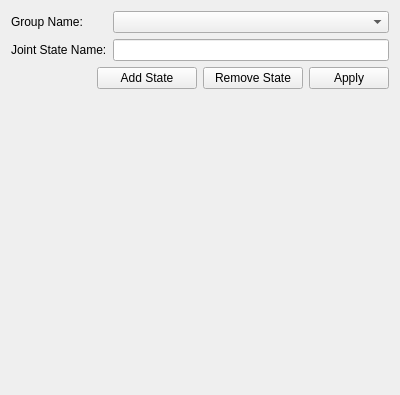
<?xml version="1.0" encoding="UTF-8"?>
<ui version="4.0">
 <class>GroupJointStatesEditorWidget</class>
 <widget class="QWidget" name="GroupJointStatesEditorWidget">
  <property name="geometry">
   <rect>
    <x>0</x>
    <y>0</y>
    <width>400</width>
    <height>395</height>
   </rect>
  </property>
  <property name="sizePolicy">
   <sizepolicy hsizetype="Expanding" vsizetype="Expanding">
    <horstretch>0</horstretch>
    <verstretch>0</verstretch>
   </sizepolicy>
  </property>
  <property name="windowTitle">
   <string>Form</string>
  </property>
  <layout class="QVBoxLayout" name="verticalLayout_2">
   <property name="sizeConstraint">
    <enum>QLayout::SetNoConstraint</enum>
   </property>
   <item>
    <widget class="QFrame" name="frame">
     <property name="sizePolicy">
      <sizepolicy hsizetype="Preferred" vsizetype="Maximum">
       <horstretch>0</horstretch>
       <verstretch>0</verstretch>
      </sizepolicy>
     </property>
     <property name="frameShape">
      <enum>QFrame::NoFrame</enum>
     </property>
     <property name="frameShadow">
      <enum>QFrame::Raised</enum>
     </property>
     <layout class="QFormLayout" name="formLayout">
      <property name="leftMargin">
       <number>0</number>
      </property>
      <property name="topMargin">
       <number>0</number>
      </property>
      <property name="rightMargin">
       <number>0</number>
      </property>
      <property name="bottomMargin">
       <number>0</number>
      </property>
      <item row="0" column="0">
       <widget class="QLabel" name="groupNameLabel">
        <property name="text">
         <string>Group Name:</string>
        </property>
       </widget>
      </item>
      <item row="2" column="0">
       <widget class="QLabel" name="jointStateNameLabel">
        <property name="text">
         <string>Joint State Name:</string>
        </property>
       </widget>
      </item>
      <item row="0" column="1">
       <widget class="tesseract_gui::GroupNamesComboBox" name="groupNamesComboBox"/>
      </item>
      <item row="2" column="1">
       <widget class="QLineEdit" name="jointStateNameLineEdit"/>
      </item>
     </layout>
    </widget>
   </item>
   <item>
    <widget class="QFrame" name="frame_2">
     <property name="frameShape">
      <enum>QFrame::NoFrame</enum>
     </property>
     <property name="frameShadow">
      <enum>QFrame::Raised</enum>
     </property>
     <layout class="QHBoxLayout" name="horizontalLayout">
      <property name="leftMargin">
       <number>0</number>
      </property>
      <property name="topMargin">
       <number>0</number>
      </property>
      <property name="rightMargin">
       <number>0</number>
      </property>
      <property name="bottomMargin">
       <number>0</number>
      </property>
      <item>
       <spacer name="horizontalSpacer">
        <property name="orientation">
         <enum>Qt::Horizontal</enum>
        </property>
        <property name="sizeHint" stdset="0">
         <size>
          <width>40</width>
          <height>20</height>
         </size>
        </property>
       </spacer>
      </item>
      <item>
       <widget class="QPushButton" name="addPushButton">
        <property name="minimumSize">
         <size>
          <width>100</width>
          <height>0</height>
         </size>
        </property>
        <property name="text">
         <string>Add State</string>
        </property>
       </widget>
      </item>
      <item>
       <widget class="QPushButton" name="removePushButton">
        <property name="minimumSize">
         <size>
          <width>100</width>
          <height>0</height>
         </size>
        </property>
        <property name="text">
         <string>Remove State</string>
        </property>
       </widget>
      </item>
      <item>
       <widget class="QPushButton" name="applyPushButton">
        <property name="text">
         <string>Apply</string>
        </property>
       </widget>
      </item>
     </layout>
    </widget>
   </item>
   <item>
    <widget class="tesseract_gui::JointStateSliderWidget" name="jointSliderWidget" native="true"/>
   </item>
   <item>
    <widget class="tesseract_gui::GroupJointStatesWidget" name="groupJointStatesWidget" native="true">
     <property name="sizePolicy">
      <sizepolicy hsizetype="Preferred" vsizetype="Preferred">
       <horstretch>0</horstretch>
       <verstretch>1</verstretch>
      </sizepolicy>
     </property>
    </widget>
   </item>
  </layout>
 </widget>
 <customwidgets>
  <customwidget>
   <class>tesseract_gui::JointStateSliderWidget</class>
   <extends>QWidget</extends>
   <header>tesseract_qt/joint_state_slider/joint_state_slider_widget.h</header>
   <container>1</container>
  </customwidget>
  <customwidget>
   <class>tesseract_gui::GroupJointStatesWidget</class>
   <extends>QWidget</extends>
   <header>tesseract_qt/kinematic_groups/group_joint_states_widget.h</header>
   <container>1</container>
  </customwidget>
  <customwidget>
   <class>tesseract_gui::GroupNamesComboBox</class>
   <extends>QComboBox</extends>
   <header>tesseract_qt/kinematic_groups/group_names_combo_box.h</header>
  </customwidget>
 </customwidgets>
 <resources/>
 <connections/>
</ui>
